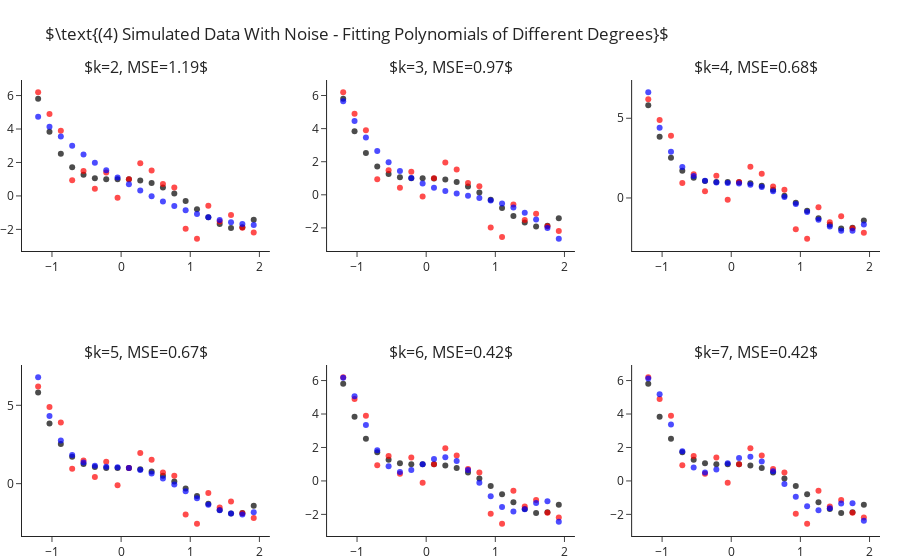

Source (notebook cell):
### Markdown cell above
## Fitting Polynomial Of Different Degrees - With Sample Noise

Still fitting for different values of $k$, let us add some standard Gaussian noise (i.e. $\mathcal{N}\left(0,1\right)$).
This time we observe two things:
- Even for the correct $k=4$ model we are not able to achieve zero MSE.
- As we increase $4<k\rightarrow 7$ we manage to decrease the error more and more.

### Code cell
y = y_ + np.random.normal(size=len(y_))

ks = range(2, 8)
fig = make_subplots(2, 3, subplot_titles=list(ks))
for i, k in enumerate(ks):
    r,c = i//3+1, i%3+1 
    
    y_hat = make_pipeline(PolynomialFeatures(k), LinearRegression(fit_intercept=False)).fit(X, y).predict(X)
    fig.add_traces([go.Scatter(x=x, y=y_, mode="markers", name="Real Points",  marker=dict(color="black", opacity=.7), showlegend=False),
                    go.Scatter(x=x, y=y, mode="markers", name="Observed Points",  marker=dict(color="red", opacity=.7), showlegend=False), 
                    go.Scatter(x=x, y=y_hat, mode="markers", name="Predicted Points",  marker=dict(color="blue", opacity=.7), showlegend=False)], rows=r, cols=c)
    fig["layout"]["annotations"][i]["text"] = rf"$k={{0}}, MSE={{1}}$".format(k, round(np.mean((y-y_hat)**2), 2))

fig.update_layout(title=r"$\text{(4) Simulated Data With Noise - Fitting Polynomials of Different Degrees}$", margin=dict(t=80)).show()

### Figure 1 — Plotly figure (JSON) as saved in the notebook; plotly's stock layout.template omitted (floating-point values rounded to 4 significant figures)
{"data": [{"marker": {"color": "black", "opacity": 0.7}, "mode": "markers", "name": "Real Points", "showlegend": false, "type": "scatter", "x": [-1.2, -1.036, -0.8718, -0.7077, -0.5436, -0.3795, -0.2154, -0.05128, 0.1128, 0.2769, 0.441, 0.6051, 0.7692, 0.9333, 1.097, 1.262, 1.426, 1.59, 1.754, 1.918], "xaxis": "x", "y": [5.81, 3.838, 2.523, 1.709, 1.261, 1.058, 0.9989, 0.999, 0.9909, 0.9251, 0.769, 0.5078, 0.1439, -0.3028, -0.7951, -1.278, -1.68, -1.912, -1.866, -1.418], "yaxis": "y"}, {"marker": {"color": "red", "opacity": 0.7}, "mode": "markers", "name": "Observed Points", "showlegend": false, "type": "scatter", "x": [-1.2, -1.036, -0.8718, -0.7077, -0.5436, -0.3795, -0.2154, -0.05128, 0.1128, 0.2769, 0.441, 0.6051, 0.7692, 0.9333, 1.097, 1.262, 1.426, 1.59, 1.754, 1.918], "xaxis": "x", "y": [6.194, 4.891, 3.901, 0.9436, 1.485, 0.4229, 1.394, -0.1064, 0.9982, 1.951, 1.525, 0.7161, 0.5105, -1.969, -2.556, -0.5893, -1.528, -1.146, -1.894, -2.188], "yaxis": "y"}, {"marker": {"color": "blue", "opacity": 0.7}, "mode": "markers", "name": "Predicted Points", "showlegend": false, "type": "scatter", "x": [-1.2, -1.036, -0.8718, -0.7077, -0.5436, -0.3795, -0.2154, -0.05128, 0.1128, 0.2769, 0.441, 0.6051, 0.7692, 0.9333, 1.097, 1.262, 1.426, 1.59, 1.754, 1.918], "xaxis": "x", "y": [4.739, 4.129, 3.55, 3.0, 2.48, 1.989, 1.529, 1.098, 0.6976, 0.3265, -0.01467, -0.3261, -0.6077, -0.8594, -1.081, -1.274, -1.436, -1.569, -1.671, -1.744], "yaxis": "y"}, {"marker": {"color": "black", "opacity": 0.7}, "mode": "markers", "name": "Real Points", "showlegend": false, "type": "scatter", "x": [-1.2, -1.036, -0.8718, -0.7077, -0.5436, -0.3795, -0.2154, -0.05128, 0.1128, 0.2769, 0.441, 0.6051, 0.7692, 0.9333, 1.097, 1.262, 1.426, 1.59, 1.754, 1.918], "xaxis": "x2", "y": [5.81, 3.838, 2.523, 1.709, 1.261, 1.058, 0.9989, 0.999, 0.9909, 0.9251, 0.769, 0.5078, 0.1439, -0.3028, -0.7951, -1.278, -1.68, -1.912, -1.866, -1.418], "yaxis": "y2"}, {"marker": {"color": "red", "opacity": 0.7}, "mode": "markers", "name": "Observed Points", "showlegend": false, "type": "scatter", "x": [-1.2, -1.036, -0.8718, -0.7077, -0.5436, -0.3795, -0.2154, -0.05128, 0.1128, 0.2769, 0.441, 0.6051, 0.7692, 0.9333, 1.097, 1.262, 1.426, 1.59, 1.754, 1.918], "xaxis": "x2", "y": [6.194, 4.891, 3.901, 0.9436, 1.485, 0.4229, 1.394, -0.1064, 0.9982, 1.951, 1.525, 0.7161, 0.5105, -1.969, -2.556, -0.5893, -1.528, -1.146, -1.894, -2.188], "yaxis": "y2"}, {"marker": {"color": "blue", "opacity": 0.7}, "mode": "markers", "name": "Predicted Points", "showlegend": false, "type": "scatter", "x": [-1.2, -1.036, -0.8718, -0.7077, -0.5436, -0.3795, -0.2154, -0.05128, 0.1128, 0.2769, 0.441, 0.6051, 0.7692, 0.9333, 1.097, 1.262, 1.426, 1.59, 1.754, 1.918], "xaxis": "x2", "y": [5.647, 4.464, 3.47, 2.646, 1.974, 1.435, 1.01, 0.6811, 0.4285, 0.2337, 0.07815, -0.05697, -0.1904, -0.3409, -0.5273, -0.7682, -1.082, -1.489, -2.006, -2.653], "yaxis": "y2"}, {"marker": {"color": "black", "opacity": 0.7}, "mode": "markers", "name": "Real Points", "showlegend": false, "type": "scatter", "x": [-1.2, -1.036, -0.8718, -0.7077, -0.5436, -0.3795, -0.2154, -0.05128, 0.1128, 0.2769, 0.441, 0.6051, 0.7692, 0.9333, 1.097, 1.262, 1.426, 1.59, 1.754, 1.918], "xaxis": "x3", "y": [5.81, 3.838, 2.523, 1.709, 1.261, 1.058, 0.9989, 0.999, 0.9909, 0.9251, 0.769, 0.5078, 0.1439, -0.3028, -0.7951, -1.278, -1.68, -1.912, -1.866, -1.418], "yaxis": "y3"}, {"marker": {"color": "red", "opacity": 0.7}, "mode": "markers", "name": "Observed Points", "showlegend": false, "type": "scatter", "x": [-1.2, -1.036, -0.8718, -0.7077, -0.5436, -0.3795, -0.2154, -0.05128, 0.1128, 0.2769, 0.441, 0.6051, 0.7692, 0.9333, 1.097, 1.262, 1.426, 1.59, 1.754, 1.918], "xaxis": "x3", "y": [6.194, 4.891, 3.901, 0.9436, 1.485, 0.4229, 1.394, -0.1064, 0.9982, 1.951, 1.525, 0.7161, 0.5105, -1.969, -2.556, -0.5893, -1.528, -1.146, -1.894, -2.188], "yaxis": "y3"}, {"marker": {"color": "blue", "opacity": 0.7}, "mode": "markers", "name": "Predicted Points", "showlegend": false, "type": "scatter", "x": [-1.2, -1.036, -0.8718, -0.7077, -0.5436, -0.3795, -0.2154, -0.05128, 0.1128, 0.2769, 0.441, 0.6051, 0.7692, 0.9333, 1.097, 1.262, 1.426, 1.59, 1.754, 1.918], "xaxis": "x3", "y": [6.629, 4.412, 2.902, 1.936, 1.373, 1.087, 0.9715, 0.9359, 0.9087, 0.8355, 0.68, 0.4233, 0.0644, -0.3799, -0.8753, -1.37, -1.793, -2.057, -2.058, -1.671], "yaxis": "y3"}, {"marker": {"color": "black", "opacity": 0.7}, "mode": "markers", "name": "Real Points", "showlegend": false, "type": "scatter", "x": [-1.2, -1.036, -0.8718, -0.7077, -0.5436, -0.3795, -0.2154, -0.05128, 0.1128, 0.2769, 0.441, 0.6051, 0.7692, 0.9333, 1.097, 1.262, 1.426, 1.59, 1.754, 1.918], "xaxis": "x4", "y": [5.81, 3.838, 2.523, 1.709, 1.261, 1.058, 0.9989, 0.999, 0.9909, 0.9251, 0.769, 0.5078, 0.1439, -0.3028, -0.7951, -1.278, -1.68, -1.912, -1.866, -1.418], "yaxis": "y4"}, {"marker": {"color": "red", "opacity": 0.7}, "mode": "markers", "name": "Observed Points", "showlegend": false, "type": "scatter", "x": [-1.2, -1.036, -0.8718, -0.7077, -0.5436, -0.3795, -0.2154, -0.05128, 0.1128, 0.2769, 0.441, 0.6051, 0.7692, 0.9333, 1.097, 1.262, 1.426, 1.59, 1.754, 1.918], "xaxis": "x4", "y": [6.194, 4.891, 3.901, 0.9436, 1.485, 0.4229, 1.394, -0.1064, 0.9982, 1.951, 1.525, 0.7161, 0.5105, -1.969, -2.556, -0.5893, -1.528, -1.146, -1.894, -2.188], "yaxis": "y4"}, {"marker": {"color": "blue", "opacity": 0.7}, "mode": "markers", "name": "Predicted Points", "showlegend": false, "type": "scatter", "x": [-1.2, -1.036, -0.8718, -0.7077, -0.5436, -0.3795, -0.2154, -0.05128, 0.1128, 0.2769, 0.441, 0.6051, 0.7692, 0.9333, 1.097, 1.262, 1.426, 1.59, 1.754, 1.918], "xaxis": "x4", "y": [6.788, 4.321, 2.754, 1.836, 1.358, 1.15, 1.082, 1.054, 0.9967, 0.8679, 0.6476, 0.3352, -0.05351, -0.4905, -0.9384, -1.354, -1.693, -1.91, -1.966, -1.83], "yaxis": "y4"}, {"marker": {"color": "black", "opacity": 0.7}, "mode": "markers", "name": "Real Points", "showlegend": false, "type": "scatter", "x": [-1.2, -1.036, -0.8718, -0.7077, -0.5436, -0.3795, -0.2154, -0.05128, 0.1128, 0.2769, 0.441, 0.6051, 0.7692, 0.9333, 1.097, 1.262, 1.426, 1.59, 1.754, 1.918], "xaxis": "x5", "y": [5.81, 3.838, 2.523, 1.709, 1.261, 1.058, 0.9989, 0.999, 0.9909, 0.9251, 0.769, 0.5078, 0.1439, -0.3028, -0.7951, -1.278, -1.68, -1.912, -1.866, -1.418], "yaxis": "y5"}, {"marker": {"color": "red", "opacity": 0.7}, "mode": "markers", "name": "Observed Points", "showlegend": false, "type": "scatter", "x": [-1.2, -1.036, -0.8718, -0.7077, -0.5436, -0.3795, -0.2154, -0.05128, 0.1128, 0.2769, 0.441, 0.6051, 0.7692, 0.9333, 1.097, 1.262, 1.426, 1.59, 1.754, 1.918], "xaxis": "x5", "y": [6.194, 4.891, 3.901, 0.9436, 1.485, 0.4229, 1.394, -0.1064, 0.9982, 1.951, 1.525, 0.7161, 0.5105, -1.969, -2.556, -0.5893, -1.528, -1.146, -1.894, -2.188], "yaxis": "y5"}, {"marker": {"color": "blue", "opacity": 0.7}, "mode": "markers", "name": "Predicted Points", "showlegend": false, "type": "scatter", "x": [-1.2, -1.036, -0.8718, -0.7077, -0.5436, -0.3795, -0.2154, -0.05128, 0.1128, 0.2769, 0.441, 0.6051, 0.7692, 0.9333, 1.097, 1.262, 1.426, 1.59, 1.754, 1.918], "xaxis": "x5", "y": [6.173, 5.065, 3.347, 1.834, 0.8827, 0.5376, 0.6527, 0.992, 1.31, 1.412, 1.192, 0.6487, -0.1154, -0.9198, -1.551, -1.829, -1.695, -1.316, -1.221, -2.445], "yaxis": "y5"}, {"marker": {"color": "black", "opacity": 0.7}, "mode": "markers", "name": "Real Points", "showlegend": false, "type": "scatter", "x": [-1.2, -1.036, -0.8718, -0.7077, -0.5436, -0.3795, -0.2154, -0.05128, 0.1128, 0.2769, 0.441, 0.6051, 0.7692, 0.9333, 1.097, 1.262, 1.426, 1.59, 1.754, 1.918], "xaxis": "x6", "y": [5.81, 3.838, 2.523, 1.709, 1.261, 1.058, 0.9989, 0.999, 0.9909, 0.9251, 0.769, 0.5078, 0.1439, -0.3028, -0.7951, -1.278, -1.68, -1.912, -1.866, -1.418], "yaxis": "y6"}, {"marker": {"color": "red", "opacity": 0.7}, "mode": "markers", "name": "Observed Points", "showlegend": false, "type": "scatter", "x": [-1.2, -1.036, -0.8718, -0.7077, -0.5436, -0.3795, -0.2154, -0.05128, 0.1128, 0.2769, 0.441, 0.6051, 0.7692, 0.9333, 1.097, 1.262, 1.426, 1.59, 1.754, 1.918], "xaxis": "x6", "y": [6.194, 4.891, 3.901, 0.9436, 1.485, 0.4229, 1.394, -0.1064, 0.9982, 1.951, 1.525, 0.7161, 0.5105, -1.969, -2.556, -0.5893, -1.528, -1.146, -1.894, -2.188], "yaxis": "y6"}, {"marker": {"color": "blue", "opacity": 0.7}, "mode": "markers", "name": "Predicted Points", "showlegend": false, "type": "scatter", "x": [-1.2, -1.036, -0.8718, -0.7077, -0.5436, -0.3795, -0.2154, -0.05128, 0.1128, 0.2769, 0.441, 0.6051, 0.7692, 0.9333, 1.097, 1.262, 1.426, 1.59, 1.754, 1.918], "xaxis": "x6", "y": [6.115, 5.177, 3.375, 1.772, 0.8033, 0.5032, 0.6813, 1.061, 1.378, 1.44, 1.165, 0.5813, -0.1846, -0.9484, -1.517, -1.75, -1.632, -1.344, -1.334, -2.387], "yaxis": "y6"}], "layout": {"annotations": [{"font": {"size": 16}, "showarrow": false, "text": "$k=2, MSE=1.19$", "x": 0.1444, "xanchor": "center", "xref": "paper", "y": 1, "yanchor": "bottom", "yref": "paper"}, {"font": {"size": 16}, "showarrow": false, "text": "$k=3, MSE=0.97$", "x": 0.5, "xanchor": "center", "xref": "paper", "y": 1, "yanchor": "bottom", "yref": "paper"}, {"font": {"size": 16}, "showarrow": false, "text": "$k=4, MSE=0.68$", "x": 0.8556, "xanchor": "center", "xref": "paper", "y": 1, "yanchor": "bottom", "yref": "paper"}, {"font": {"size": 16}, "showarrow": false, "text": "$k=5, MSE=0.67$", "x": 0.1444, "xanchor": "center", "xref": "paper", "y": 0.375, "yanchor": "bottom", "yref": "paper"}, {"font": {"size": 16}, "showarrow": false, "text": "$k=6, MSE=0.42$", "x": 0.5, "xanchor": "center", "xref": "paper", "y": 0.375, "yanchor": "bottom", "yref": "paper"}, {"font": {"size": 16}, "showarrow": false, "text": "$k=7, MSE=0.42$", "x": 0.8556, "xanchor": "center", "xref": "paper", "y": 0.375, "yanchor": "bottom", "yref": "paper"}], "margin": {"t": 80}, "title": {"text": "$\\text{(4) Simulated Data With Noise - Fitting Polynomials of Different Degrees}$"}, "xaxis": {"anchor": "y", "domain": [0, 0.2889]}, "xaxis2": {"anchor": "y2", "domain": [0.3556, 0.6444]}, "xaxis3": {"anchor": "y3", "domain": [0.7111, 1]}, "xaxis4": {"anchor": "y4", "domain": [0, 0.2889]}, "xaxis5": {"anchor": "y5", "domain": [0.3556, 0.6444]}, "xaxis6": {"anchor": "y6", "domain": [0.7111, 1]}, "yaxis": {"anchor": "x", "domain": [0.625, 1]}, "yaxis2": {"anchor": "x2", "domain": [0.625, 1]}, "yaxis3": {"anchor": "x3", "domain": [0.625, 1]}, "yaxis4": {"anchor": "x4", "domain": [0, 0.375]}, "yaxis5": {"anchor": "x5", "domain": [0, 0.375]}, "yaxis6": {"anchor": "x6", "domain": [0, 0.375]}}}
